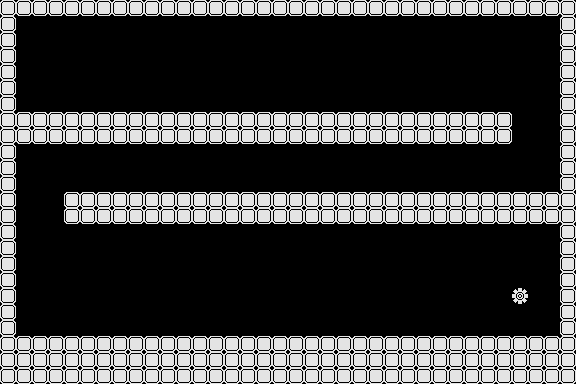

The image is a tile-based game level rendered from a .tmx file. Its description and source (layers, tilesets, objects; grid data summarised) follow:
An orthogonal 36x24 tile map with 16x16 px tiles, 1 tile layer (bg) and 118 objects (goal, start).

<map version="1.10" tiledversion="1.10.2" orientation="orthogonal" renderorder="right-down" width="36" height="24" tilewidth="16" tileheight="16" infinite="0" nextlayerid="9" nextobjectid="170">
 <tileset firstgid="1" source="Tiles.tsx" />
 <layer id="1" name="bg" width="36" height="24">
  <data>[864 cells, 309 non-empty, 2 distinct tile ids]</data>
 </layer>
 <objectgroup id="7" name="rightArrow">
  <object id="127" x="48" y="96" width="16" height="16" />
  <object id="128" x="48" y="288" width="16" height="16" />
 </objectgroup>
 <objectgroup id="8" name="break" visible="0" />
 <objectgroup id="5" name="bomb" visible="0">
  <object id="54" x="16" y="112" width="16" height="16" />
  <object id="55" x="32" y="112" width="16" height="16" />
  <object id="56" x="64" y="112" width="16" height="16" />
  <object id="57" x="96" y="112" width="16" height="16" />
  <object id="58" x="192" y="112" width="16" height="16" />
  <object id="59" x="192" y="112" width="16" height="16" />
  <object id="60" x="48" y="112" width="16" height="16" />
  <object id="61" x="80" y="112" width="16" height="16" />
  <object id="62" x="112" y="112" width="16" height="16" />
  <object id="63" x="128" y="112" width="16" height="16" />
  <object id="64" x="144" y="112" width="16" height="16" />
  <object id="65" x="160" y="112" width="16" height="16" />
  <object id="66" x="176" y="112" width="16" height="16" />
  <object id="67" x="208" y="112" width="16" height="16" />
  <object id="68" x="224" y="112" width="16" height="16" />
  <object id="69" x="256" y="112" width="16" height="16" />
  <object id="70" x="288" y="112" width="16" height="16" />
  <object id="71" x="384" y="112" width="16" height="16" />
  <object id="72" x="384" y="112" width="16" height="16" />
  <object id="73" x="240" y="112" width="16" height="16" />
  <object id="74" x="272" y="112" width="16" height="16" />
  <object id="75" x="304" y="112" width="16" height="16" />
  <object id="76" x="320" y="112" width="16" height="16" />
  <object id="77" x="336" y="112" width="16" height="16" />
  <object id="78" x="352" y="112" width="16" height="16" />
  <object id="79" x="368" y="112" width="16" height="16" />
  <object id="83" x="400" y="112" width="16" height="16" />
  <object id="84" x="496" y="112" width="16" height="16" />
  <object id="85" x="496" y="112" width="16" height="16" />
  <object id="88" x="416" y="112" width="16" height="16" />
  <object id="89" x="432" y="112" width="16" height="16" />
  <object id="90" x="448" y="112" width="16" height="16" />
  <object id="91" x="464" y="112" width="16" height="16" />
  <object id="92" x="480" y="112" width="16" height="16" />
  <object id="93" x="64" y="192" width="16" height="16" />
  <object id="94" x="80" y="192" width="16" height="16" />
  <object id="95" x="112" y="192" width="16" height="16" />
  <object id="96" x="144" y="192" width="16" height="16" />
  <object id="97" x="240" y="192" width="16" height="16" />
  <object id="98" x="240" y="192" width="16" height="16" />
  <object id="99" x="96" y="192" width="16" height="16" />
  <object id="100" x="128" y="192" width="16" height="16" />
  <object id="101" x="160" y="192" width="16" height="16" />
  <object id="102" x="176" y="192" width="16" height="16" />
  <object id="103" x="192" y="192" width="16" height="16" />
  <object id="104" x="208" y="192" width="16" height="16" />
  <object id="105" x="224" y="192" width="16" height="16" />
  <object id="106" x="256" y="192" width="16" height="16" />
  <object id="107" x="272" y="192" width="16" height="16" />
  <object id="108" x="304" y="192" width="16" height="16" />
  <object id="109" x="336" y="192" width="16" height="16" />
  <object id="110" x="432" y="192" width="16" height="16" />
  <object id="111" x="432" y="192" width="16" height="16" />
  <object id="112" x="288" y="192" width="16" height="16" />
  <object id="113" x="320" y="192" width="16" height="16" />
  <object id="114" x="352" y="192" width="16" height="16" />
  <object id="115" x="368" y="192" width="16" height="16" />
  <object id="116" x="384" y="192" width="16" height="16" />
  <object id="117" x="400" y="192" width="16" height="16" />
  <object id="118" x="416" y="192" width="16" height="16" />
  <object id="119" x="448" y="192" width="16" height="16" />
  <object id="120" x="544" y="192" width="16" height="16" />
  <object id="121" x="544" y="192" width="16" height="16" />
  <object id="122" x="464" y="192" width="16" height="16" />
  <object id="123" x="480" y="192" width="16" height="16" />
  <object id="124" x="496" y="192" width="16" height="16" />
  <object id="125" x="512" y="192" width="16" height="16" />
  <object id="126" x="528" y="192" width="16" height="16" />
  <object id="132" x="16" y="336" width="16" height="16" />
  <object id="133" x="32" y="336" width="16" height="16" />
  <object id="134" x="64" y="336" width="16" height="16" />
  <object id="135" x="96" y="336" width="16" height="16" />
  <object id="136" x="192" y="336" width="16" height="16" />
  <object id="137" x="192" y="336" width="16" height="16" />
  <object id="138" x="48" y="336" width="16" height="16" />
  <object id="139" x="80" y="336" width="16" height="16" />
  <object id="140" x="112" y="336" width="16" height="16" />
  <object id="141" x="128" y="336" width="16" height="16" />
  <object id="142" x="144" y="336" width="16" height="16" />
  <object id="143" x="160" y="336" width="16" height="16" />
  <object id="144" x="176" y="336" width="16" height="16" />
  <object id="145" x="208" y="336" width="16" height="16" />
  <object id="146" x="224" y="336" width="16" height="16" />
  <object id="147" x="256" y="336" width="16" height="16" />
  <object id="148" x="288" y="336" width="16" height="16" />
  <object id="149" x="384" y="336" width="16" height="16" />
  <object id="150" x="384" y="336" width="16" height="16" />
  <object id="151" x="240" y="336" width="16" height="16" />
  <object id="152" x="272" y="336" width="16" height="16" />
  <object id="153" x="304" y="336" width="16" height="16" />
  <object id="154" x="320" y="336" width="16" height="16" />
  <object id="155" x="336" y="336" width="16" height="16" />
  <object id="156" x="352" y="336" width="16" height="16" />
  <object id="157" x="368" y="336" width="16" height="16" />
  <object id="158" x="400" y="336" width="16" height="16" />
  <object id="159" x="496" y="336" width="16" height="16" />
  <object id="160" x="496" y="336" width="16" height="16" />
  <object id="161" x="416" y="336" width="16" height="16" />
  <object id="162" x="432" y="336" width="16" height="16" />
  <object id="163" x="448" y="336" width="16" height="16" />
  <object id="164" x="464" y="336" width="16" height="16" />
  <object id="165" x="480" y="336" width="16" height="16" />
  <object id="166" x="544" y="336" width="16" height="16" />
  <object id="167" x="544" y="336" width="16" height="16" />
  <object id="168" x="512" y="336" width="16" height="16" />
  <object id="169" x="528" y="336" width="16" height="16" />
 </objectgroup>
 <objectgroup id="6" name="leftArrow">
  <object id="129" x="528" y="160" width="16" height="16" />
 </objectgroup>
 <objectgroup id="2" name="collision" visible="0">
  <object id="1" x="0" y="0" width="16" height="384" />
  <object id="3" x="560" y="0" width="16" height="384" />
  <object id="4" x="0" y="0" width="576" height="16" />
  <object id="50" x="0" y="336" width="576" height="48" />
  <object id="51" x="64" y="192" width="512" height="32" />
  <object id="52" x="0" y="112" width="512" height="32" />
 </objectgroup>
 <objectgroup id="3" name="spot" visible="0">
  <object id="5" type="goal" x="512" y="288" width="16" height="16" />
  <object id="6" type="start" x="48" y="48" width="16" height="16" />
 </objectgroup>
 <objectgroup id="4" name="jump" visible="0">
  <object id="31" x="256" y="336" width="16" height="16" />
 </objectgroup>
</map>
